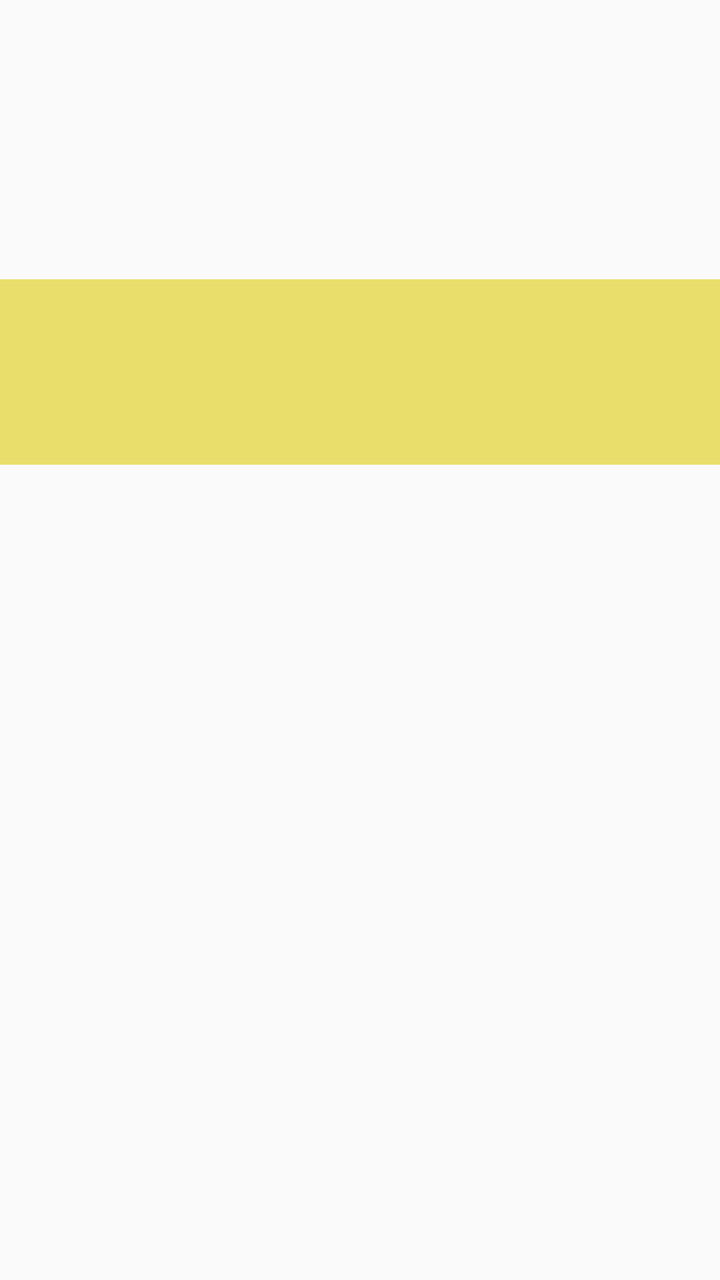
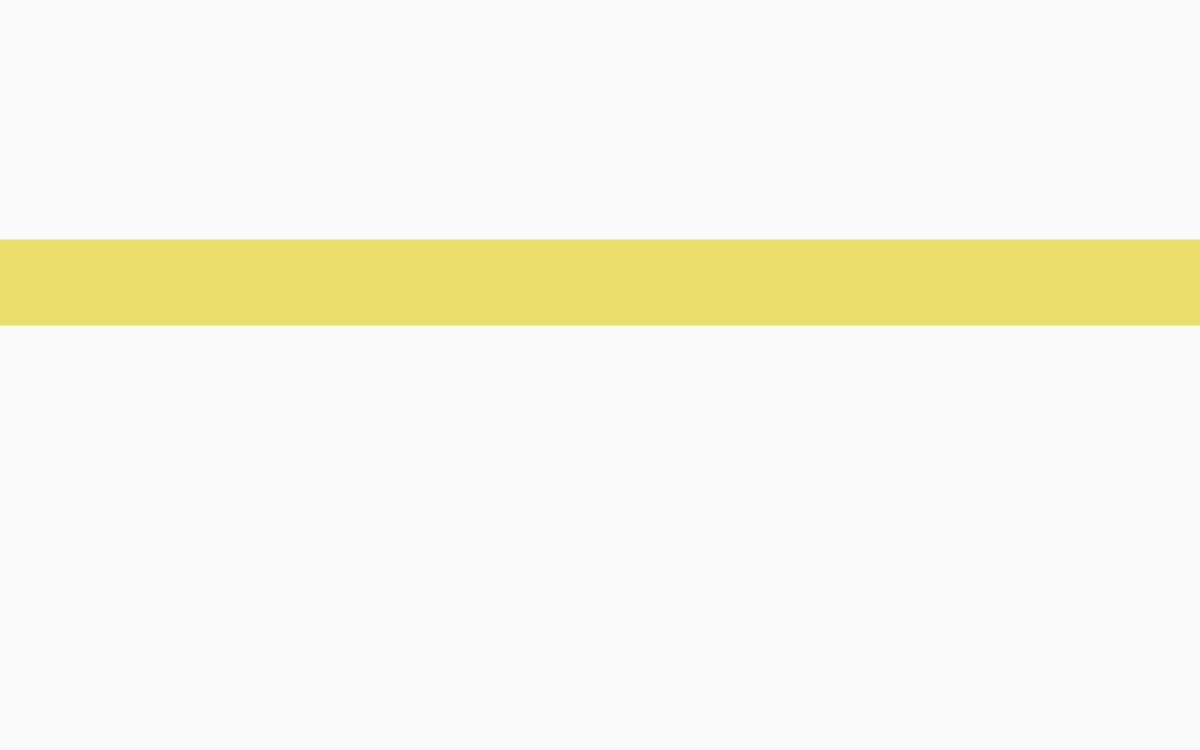

An Android layout and its configuration variant, each rendered on a device that would load it. The default file and the variant file are quoted in full after the pictures.
<!-- AndroidManifest.xml: application theme AppTheme -->
<!-- res/layout/activity_menuorder.xml -->
<?xml version="1.0" encoding="utf-8"?>
<RelativeLayout xmlns:android="http://schemas.android.com/apk/res/android"
    android:layout_width="match_parent"
    android:layout_height="match_parent"
    >


    <ImageView
        android:id="@+id/idMenuBlobView"
        android:layout_width="match_parent"
        android:layout_height="110dp"
        android:scaleType="centerCrop"
        />

    <TextView
        android:id="@+id/idMenuName"
        android:layout_width="match_parent"
        android:layout_height="wrap_content"
        android:layout_below="@+id/idMenuBlobView"
        android:layout_marginTop="-1dp"
        android:paddingLeft="20dp"
        android:paddingTop="5dp"
        android:textColor="@color/colorBlack"
        android:textSize="18dp" />

    <TextView
        android:id="@+id/idMenuPrice"
        android:layout_width="126dp"
        android:layout_height="26dp"
        android:layout_alignBottom="@+id/idMenuName"
        android:layout_alignParentEnd="true"
        android:layout_alignParentRight="true"
        android:layout_marginTop="3dp"
        android:layout_marginRight="4dp"
        android:layout_marginBottom="-1dp"
        android:gravity="right"
        android:textColor="@color/colorRed"
        android:textSize="12dp" />

    <TextView
        android:id="@+id/idMenuClob"
        android:layout_width="match_parent"
        android:layout_height="wrap_content"
        android:layout_below="@+id/idMenuName"
        android:layout_alignBottom="@+id/idMenuName"
        android:layout_marginTop="1dp"
        android:layout_marginBottom="-94dp"
        android:paddingLeft="20dp"
        android:paddingTop="2dp"
        android:paddingRight="20dp"
        android:paddingBottom="5dp"
        android:textColor="@color/colorGary"
        android:textSize="12dp"
        android:background="#E9DE6C"/>

    <android.support.v7.widget.RecyclerView
        android:id="@+id/idMenuOrderRecyclerView"
        android:layout_width="match_parent"
        android:layout_height="wrap_content"
        android:layout_below="@+id/idMenuClob"
        android:layout_alignParentBottom="true"
        android:layout_marginLeft="1dp"
        android:layout_marginTop="94dp"
        android:layout_marginRight="1dp"
        android:layout_marginBottom="0dp" />

</RelativeLayout>
<!-- resources referenced by this layout -->
<resources>
  <color name="colorBlack">#000000</color>
  <color name="colorGary">#787272</color>
  <color name="colorRed">#f42a2a</color>
  <!-- from res/values-v21/ -->
  <style name="AppTheme" parent="Theme.AppCompat.Light.NoActionBar">
          
          <item name="colorPrimary">@color/colorBlack</item>
          <item name="colorPrimaryDark">@color/colorGary</item>
          <item name="colorAccent">@color/colorAccent</item>
          <item name="android:itemBackground">@color/colorBlack</item>
          <item name="android:textColor">@color/colorWhite</item> 
  
      </style>
  <color name="colorAccent">#686767</color>
  <color name="colorWhite">#ffffff</color>
</resources>
<!-- res/layout-xlarge/activity_menuorder.xml (the repository's variant of the layout above) -->
<!-- drawn on a large tablet held sideways -->
<?xml version="1.0" encoding="utf-8"?>
<RelativeLayout xmlns:android="http://schemas.android.com/apk/res/android"
    android:layout_width="match_parent"
    android:layout_height="match_parent"
    >


    <ImageView
        android:id="@+id/idMenuBlobView"
        android:layout_width="match_parent"
        android:layout_height="220dp"
        android:scaleType="matrix"
        />

    <TextView
        android:id="@+id/idMenuName"
        android:layout_width="match_parent"
        android:layout_height="wrap_content"
        android:layout_below="@+id/idMenuBlobView"
        android:layout_marginTop="-1dp"
        android:paddingLeft="20dp"
        android:paddingTop="5dp"
        android:textColor="@color/colorBlack"
        android:textSize="22dp" />

    <TextView
        android:id="@+id/idMenuPrice"
        android:layout_width="match_parent"
        android:layout_height="wrap_content"
        android:layout_alignBottom="@+id/idMenuName"
        android:layout_marginTop="3dp"
        android:layout_marginBottom="3dp"
        android:paddingLeft="340dp"
        android:paddingTop="5dp"
        android:gravity="right"
        android:paddingRight="30dp"
        android:paddingBottom="2dp"
        android:textColor="@color/colorRed"
        android:textSize="22dp" />

    <TextView
        android:id="@+id/idMenuClob"
        android:layout_width="match_parent"
        android:layout_height="wrap_content"
        android:layout_below="@+id/idMenuName"
        android:layout_alignBottom="@+id/idMenuName"
        android:layout_marginTop="1dp"
        android:layout_marginBottom="-94dp"
        android:paddingLeft="20dp"
        android:paddingTop="2dp"
        android:paddingRight="20dp"
        android:paddingBottom="5dp"
        android:textColor="@color/colorGary"
        android:textSize="16dp"
        android:background="#E9DE6C"/>

    <android.support.v7.widget.RecyclerView
        android:id="@+id/idMenuOrderRecyclerView"
        android:layout_width="match_parent"
        android:layout_height="wrap_content"
        android:layout_below="@+id/idMenuClob"
        android:layout_alignParentBottom="true"
        android:layout_marginLeft="1dp"
        android:layout_marginTop="94dp"
        android:layout_marginRight="1dp"
        android:layout_marginBottom="0dp" />

</RelativeLayout>
